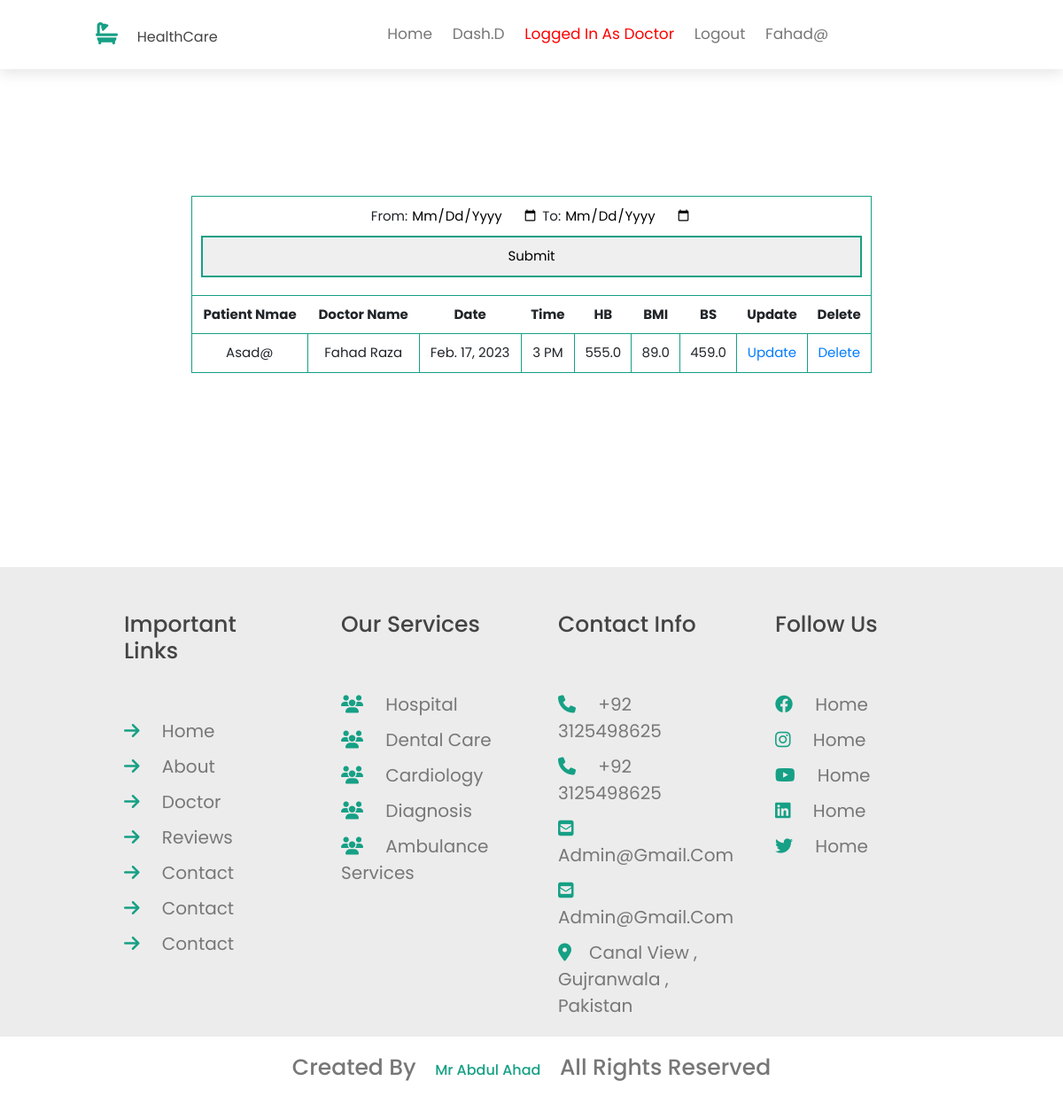
Page /dashboard-doctor/ (signed in) on the committed database.
### accounts/models.py (models this page shows, shortened)
class User(AbstractUser):
    m_name = models.CharField(max_length=255)
    father_name = models.CharField(max_length=255)
    email = models.EmailField(max_length=255 , unique=True)
    gender =models.CharField( max_length=100,null=True, blank=True)
    phone = models.CharField(max_length=255)
    address = models.TextField(max_length=300)
    image = models.ImageField(upload_to='profile/',blank=True , null=True)
    blood = models.CharField( max_length=100,null=True, blank=True)
    is_doctor = models.BooleanField(default=False)
    is_patient = models.BooleanField(default=True)
    is_admin = models.BooleanField(default=False)

class Appointment(models.Model):
    TIME_CHOICES=(
        ('3    PM', ' 3    PM'),
        ('3:30 PM', ' 3:30 PM'),
        ('4    PM', ' 4    PM'),
        ('4:30 PM', ' 4:30 PM'),
        ('5    PM', ' 5    PM'),
        ('5:30 PM', ' 5:30 PM'),
        ('6    PM', ' 6    PM'),
        ('6:30 PM', ' 6:30 PM'),
        ('7    PM', ' 7    PM'),
    )
    doctor = models.ForeignKey(Doctor,on_delete=models.CASCADE, null=True,blank=True)
    patient = models.ForeignKey(User,on_delete=models.CASCADE, null=True,blank=True)
    date = models.DateField(auto_now_add=True)
    time = models.CharField(max_length=100 , choices=TIME_CHOICES)
    hb= models.FloatField(max_length=100)
    bs= models.FloatField(max_length=100)
    bmi= models.FloatField(max_length=100)

class Doctor(models.Model):
    Deparment_choices = [
        ('Orthopaedics','Orthopaedics'),
        ('Gynaecology & Obstetrics','Gynaecology & Obstetrics'),
        ('Chest & Vascular','Chest & Vascular'),
        ('Paediatrics & Neonatology','Paediatrics & Neonatology'),
        ('Psychiatry','Psychiatry'),
        ('Accident & Emergency','Accident & Emergency'),
        ('Dental Surgery','Dental Surgery'),
    ]
    user = models.OneToOneField(User, on_delete=models.CASCADE)
    image = models.ImageField(upload_to='doctor-img/')
    deparment = models.CharField(max_length=255,choices=Deparment_choices )
    facebook = models.URLField(max_length=255)
    youtube = models.URLField(max_length=255)
    instagram = models.URLField(max_length=255)
    linkedin = models.URLField(max_length=255)
    twitter = models.URLField(max_length=255)
    def __str__(self):
        return self.user.first_name + " " + self.user.m_name

### pages/views.py (the view)
# urls.py: path('dashboard-doctor/', views.dashboardDoctor, name='dashboardD' ),
def dashboardDoctor(request):
    if request.method == 'POST':
        fdate = request.POST.get('fdate')
        tdate = request.POST.get('tdate')
        object =Appointment.objects.filter(doctor__id=request.user.doctor.id,date__gte=fdate,date__lte=tdate)
    else:
        object =Appointment.objects.filter(doctor__id=request.user.doctor.id)
    data = {
        'object': object,
    }
    return render(request, 'pages/dashboardDoctor.html',data)

### templates/pages/dashboardDoctor.html (shortened to what this page needs)
{% extends 'base.html' %}
{% block content %}
<div class="maindashboard">
    <div class="dash-row">
        {% if object%}
        <table>
            <tr><td colspan="9">
                <form action="" method="POST">
                    From: <input type="date" name="fdate">
                    To: <input type="date" name="tdate">
                    <input type="submit" class="box">
                </td></form>
            </tr>
            <tr>
                <th>Patient Nmae</th>
                <th>doctor Name</th>
                <th>date</th>
                <th>time</th>
                <th>HB</th>
                <th>BMI</th>
                <th>BS</th>
                <th>update</th>
                <th>delete</th>
            </tr>
            {% for obj in object %}
            <tr>
                <td>{{obj.patient.username}}</td>
                <td>{{obj.doctor}}</td>
                <td>{{obj.date}}</td>
                <td>{{obj.time}}</td>
                <td>{{obj.hb}}</td>
                <td>{{obj.bmi}}</td>
                <td>{{obj.bs}}</td>
                <td><a href="{% url 'appointment_detail' obj.id %} ">update</a></td>
                <td><a href="{% url 'appointmentdelete' obj.id %}">delete</a></td>
            </tr>
            {% endfor %}
        </table>
        {% else %}
        <h1>Record not found</h1>
        {% endif %}
    </div>
</div>
{% endblock %}

### templates/base.html (shortened to what this page needs)
<!DOCTYPE html>
{% load static %}
<html lang="en">
<head>
    <link rel="stylesheet" href="https://cdnjs.cloudflare.com/ajax/libs/font-awesome/6.2.1/css/all.min.css" />
    <link rel="stylesheet" href="https://cdn.jsdelivr.net/npm/bootstrap@4.0.0/dist/css/bootstrap.min.css">
    <link rel="stylesheet" href="{% static 'css/style.css' %}">
</head>
<body>
    <div class="header">
        <a href="" class="logo"><i class="fa fa-bath" aria-hidden="true"></i> <span>HealthCare</span></a>
        <div class="nav-links" id="nav-links">
            <a href="{% url 'home'%}">home</a>
            {% if request.user.is_authenticated %}
                {% if request.user.is_patient %}
                <a href="{% url 'bookappointment'%}">appoi</a>
                <a href="{% url 'dashboard' %}">dash.P</a>
                {% else %}
                <a href="{% url 'dashboardD' %}">dash.D</a>
                {% endif %}
                {% if request.user.is_doctor %}
                <a href="#" style="color:red">Logged in as doctor</a>
                {% else %}
                <a href="#" style="color:red">Logged in as Patient</a>
                {% endif %}
                <a href="{% url 'logout'%}">Logout</a>
                <a href="#">{{request.user.username}}</a>
            {% else %}
                <a href="{% url 'login' %}">Login</a>
                <a href="{% url 'register'%}">Register</a>
            {% endif %}
        </div>
    </div>
{% block content %}
{% endblock  %}
 <div class="footer">
    <div class="foot-roow">
        <div class="foot-col">
            <h1>important links</h1>
            <a href=""><i class="fa-solid fa-arrow-right"></i> home</a>
            <a href=""><i class="fa-solid fa-arrow-right"></i> About</a>
            <a href=""><i class="fa-solid fa-arrow-right"></i> doctor</a>
            <a href=""><i class="fa-solid fa-arrow-right"></i> reviews</a>
            <a href=""><i class="fa-solid fa-arrow-right"></i> contact</a>
            <a href=""><i class="fa-solid fa-arrow-right"></i> contact</a>
            <a href=""><i class="fa-solid fa-arrow-right"></i> contact</a>
        </div>
        <div class="foot-col">
            <h1>our services</h1>
            <a href=""><i class="fa-solid fa-users"></i> hospital</a>
            <a href=""><i class="fa-solid fa-users"></i> dental care</a>
            <a href=""><i class="fa-solid fa-users"></i> cardiology</a>
            <a href=""><i class="fa-solid fa-users"></i> diagnosis</a>
            <a href=""><i class="fa-solid fa-users"></i> Ambulance services</a>
        </div>
        <div class="foot-col">
            <h1>contact info</h1>
            <a href=""><i class="fa-solid fa-phone"></i> +92 3125498625</a>
            <a href=""><i class="fa-solid fa-phone"></i> +92 3125498625</a>
            <a href=""><i class="fa-solid fa-envelope-square"></i> Admin@gmail.com</a>
            <a href=""><i class="fa-solid fa-envelope-square"></i>Admin@gmail.com</a>
            <a href=""><i class="fa-solid fa-location-dot"></i>canal view , gujranwala , pakistan</a>
        </div>
        <div class="foot-col">
            <h1>follow us</h1>
            <a href=""><i class="fa-brands fa-facebook"></i></i> home</a>
            <a href=""><i class="fa-brands fa-instagram"></i></i> home</a>
            <a href=""><i class="fa-brands fa-youtube"></i></i> home</a>
            <a href=""><i class="fa-brands fa-linkedin"></i></i> home</a>
            <a href=""><i class="fa-brands fa-twitter"></i></i> home</a>
        </div>
    </div>
    <div class="credits">
        <h1>Created by <span> mr Abdul Ahad</span> all rights reserved</h1>
    </div>
</div>
</body>
</html>

### static/css/style.css (style rules this page uses)
:root { --green:#16a085; --black:#444; --light-color:#777; --box-shadow: 0.5rem 0.2rem 1rem rgba(22,160,33,0.2); --text-shadow: 0.4rem 0.4rem 0 rgba(0,0,0,0.2); --border: .2rem solid var(--green); }
* { margin: 0; padding: 0; box-sizing: border-box; list-style: none; text-decoration: none; font-family: 'Poppins', sans-serif; border: none; outline: none; text-transform: capitalize; transition: all 0.5 ease-out ; -webkit-transition: all 0.5 ease-out ; -moz-transition: all 0.5 ease-out ; -ms-transition: all 0.5 ease-out ; -o-transition: all 0.5 ease-out ; }
html { font-size: 62.5%; scroll-padding-top: 1rem; scroll-behavior: smooth; overflow-x: hidden; }
.header { padding: 2rem 9%; position: fixed; top: 0; left: 0; right: 0; z-index: 1000; display: flex; justify-content:space-between; align-items:center; box-shadow: 0 0.5rem 1.5rem rgba(0, 0, 0, 0.1); background-color: #fff; }
.header .logo { font-size: 2.5rem; color:var(--black) }
.header .logo i { color:var(--green) }
.nav-links a { font-size:1.7rem; color:var(--light-color); margin-left: 2rem; }
.box { width: 100%; border:var(--border); padding:10px; margin:10px 0; }
.footer { width: 100%; background-color: rgba(211, 211, 211, 0.438); }
.foot-roow { width: 80%; display:grid; grid-template-columns: repeat(auto-fit , minmax(22rem,1fr) ); gap:2rem; margin: auto; }
.foot-roow .foot-col { margin: 0 20px; }
.foot-roow .foot-col h1 { padding:50px 0; color:var(--black); }
.foot-roow .foot-col a { display:block; color:var(--light-color); font-size:20px; margin: 10px 0; }
.foot-roow .foot-col a i { color:var(--green); padding-right:20px }
.credits { text-align:center; font-size:12px; padding:20px 0px; margin:10px 0; color:var(--light-color); background-color: #fff; }
.credits span { color:var(--green); }
.other a,span { padding:5px 15px; font-size:16px; margin:20px 0; }
.maindashboard { width:100%; }
.dash-row { width: 80%; height: 80vh; border-top:1px solid red; display:flex; align-items: center; justify-content: center; margin: 0 auto; text-align: center; }
.dash-row table { width: 80%; border:1px solid var(--green) ; }
.dash-row table th,td { padding: 10px; font-size: 15px; }
.dash-row td { border: 1px solid var(--green); }

### rows in the picture
User: user.username "Fahad@"
Appointment: patient.username "Asad@", doctor "Fahad Raza", date "Feb. 17, 2023", time "3 PM", hb "555.0", bmi "89.0", bs "459.0"
